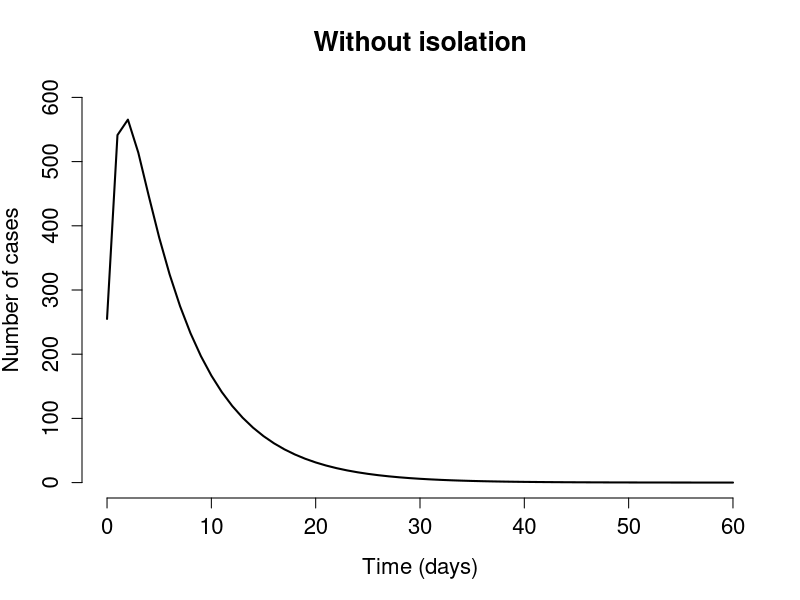

Here is the R script that generated this plot:
N0 <- 23560000 #Population size of the Republic of Congo in 1976

beta.calc <- function(Ro,mu=1/0.99,sigma=1/5.99,gamma=0.1){
  Ro/((sigma/(mu+sigma))*(1/(mu+gamma)))
}

library(deSolve)

# Create parameters setup of ODEs for simulation
seir <- function(t,y,params){
  S <- y[1]
  E <- y[2]
  I <- y[3]
  R <- y[4]
  
  beta <- params["beta"]
  N <- params["N"]
  mu <- params["mu"]
  sigma <- params["sigma"]
  gamma <- params["gamma"]
  #nu <- mu*N
  
  
  dSdt <- -beta*I/N
  dEdt <- beta*I/N-sigma*E 
  dIdt <- sigma*E-mu*I-gamma*I
  dRdt <- gamma*I
  
  return(list(c(dSdt,dEdt,dIdt,dRdt)))
}

# Value of beta that yields a reproduction number of 1.3 used in the project.
# Initialisation of remaining parameters.
param.vals <- c(
  beta=beta.calc(1.3),

  N=N0,
  mu=1/0.99,
  sigma=1/5.99,
  gamma=0.1
)

# Time interval for plots
times <- seq(0,60,1)

#Initial conditions.
S0 <- 200000
E0 <- 5000
I0 <- 255
#R0 <- 0

# Vector of initial conditions
init <- c(sus=S0,exp=E0,inf=I0,rec=N0-S0-E0-I0)

# Data frame to show the changes in the individuals in the different compartments.
tc <- data.frame(lsoda(init,times,seir,param.vals))
par('ps'=16,lwd=2)

# Plot of the number of cases against time.
plot(tc$time,tc$inf,type="l",xlab="Time (days)",ylab="Number of cases",main = "Without isolation",
     bty="n",ylim = c(0,600))
